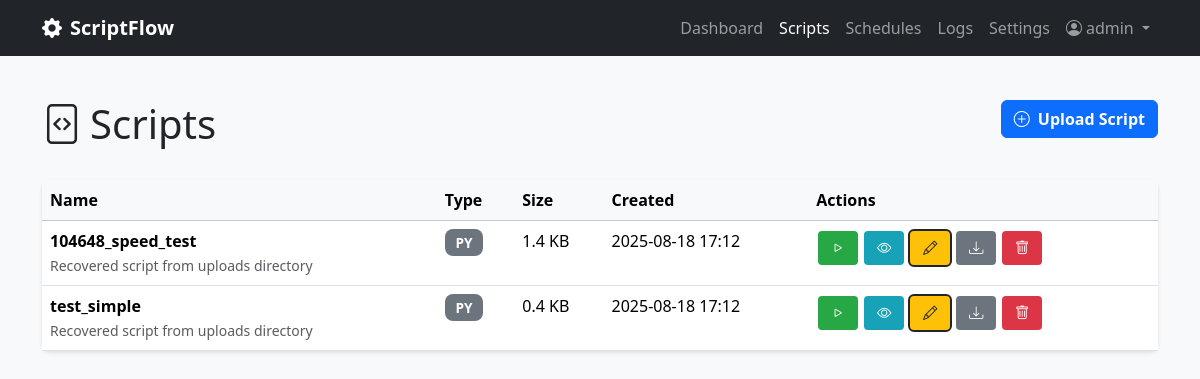
The app's page /scripts (signed in), older data.
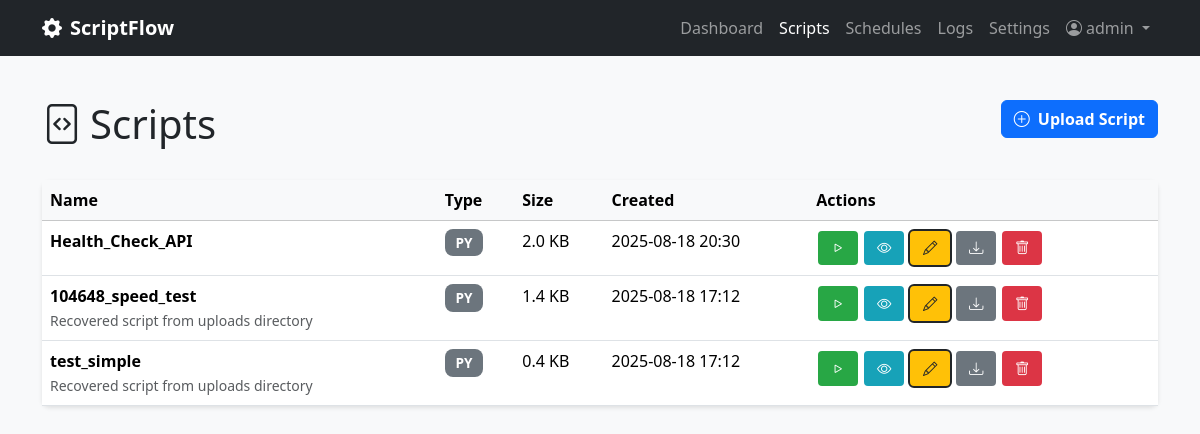
The same page, newer data.
### scriptflow.py (models this page shows, shortened)
class Script(db.Model):
    __tablename__ = 'scripts'
    id = db.Column(db.Integer, primary_key=True)
    name = db.Column(db.String(100), nullable=False)
    description = db.Column(db.Text)
    filename = db.Column(db.String(255), nullable=False)
    file_path = db.Column(db.String(500), nullable=False)
    script_type = db.Column(db.String(10), nullable=False)  # 'py' or 'bat'
    file_size = db.Column(db.Integer)
    created_at = db.Column(db.DateTime, default=datetime.now)
    updated_at = db.Column(db.DateTime, default=datetime.now, onupdate=datetime.now)
    is_active = db.Column(db.Boolean, default=True)
    user_id = db.Column(db.Integer, db.ForeignKey('users.id'), nullable=False)

### scriptflow.py (the view)
@app.route('/scripts')
@login_required
def scripts():
    user_scripts = Script.query.filter_by(user_id=current_user.id, is_active=True)\
        .order_by(Script.updated_at.desc()).all()
    return render_template('scripts.html', scripts=user_scripts)

### scriptflow.py (called while the page is built)
@login_manager.user_loader
def load_user(user_id):
    return User.query.get(int(user_id))

### templates/scripts.html (shortened to what this page needs)
{% extends "base.html" %}
{% block content %}
        <div class="row mb-4">
            <div class="col">
                <h1><i class="bi bi-file-code me-2"></i>Scripts</h1>
            </div>
            <div class="col-auto">
                <a href="{{ url_for('upload_script') }}" class="btn btn-primary">
                    <i class="bi bi-plus-circle me-2"></i>Upload Script
                </a>
            </div>
        </div>
        <div class="card">
            <div class="card-body p-0">
                {% if scripts %}
                    <div class="table-responsive">
                        <table class="table table-hover mb-0">
                            <thead class="table-light">
                                <tr>
                                    <th>Name</th>
                                    <th>Type</th>
                                    <th>Size</th>
                                    <th>Created</th>
                                    <th>Actions</th>
                                </tr>
                            </thead>
                            <tbody>
                                {% for script in scripts %}
                                <tr>
                                    <td>
                                        <strong>{{ script.name }}</strong>
                                        {% if script.description %}
                                            <br><small class="text-muted">{{ script.description[:50] }}{% if script.description|length > 50 %}...{% endif %}</small>
                                        {% endif %}
                                    </td>
                                    <td><span class="badge bg-secondary">{{ script.script_type.upper() }}</span></td>
                                    <td>{{ (script.file_size / 1024)|round(1) }} KB</td>
                                    <td>{{ script.created_at.strftime('%Y-%m-%d %H:%M') }}</td>
                                    <td>
                                        <div class="btn-group" role="group" aria-label="Script actions">
                                            <form method="POST" action="{{ url_for('execute_script', script_id=script.id) }}" class="d-inline">
                                                <button type="submit" class="btn btn-sm btn-success" title="Execute Script">
                                                    <i class="bi bi-play"></i>
                                                </button>
                                            </form>
                                            <a href="{{ url_for('view_script', script_id=script.id) }}" class="btn btn-sm btn-info" title="View Script">
                                                <i class="bi bi-eye"></i>
                                            </a>
                                            <a href="{{ url_for('edit_script', script_id=script.id) }}" class="btn btn-sm btn-warning" title="Edit Script">
                                                <i class="bi bi-pencil"></i>
                                            </a>
                                            <a href="{{ url_for('download_script', script_id=script.id) }}" class="btn btn-sm btn-secondary" title="Download Script">
                                                <i class="bi bi-download"></i>
                                            </a>
                                            <button type="button" class="btn btn-sm btn-danger" title="Delete Script"
                                                    onclick="confirmDelete({{ script.id }}, '{{ script.name }}')">
                                                <i class="bi bi-trash"></i>
                                            </button>
                                        </div>
                                    </td>
                                </tr>
                                {% endfor %}
                            </tbody>
                        </table>
                    </div>
                {% endif %}
            </div>
        </div>
{% endblock %}

Row changes from the older to the newer data that the page shows:
added Script: name "Health_Check_API", script_type "PY", (script.file_size/1024)|round(1) "2.0", created_at "2025-08-18 20:30"
